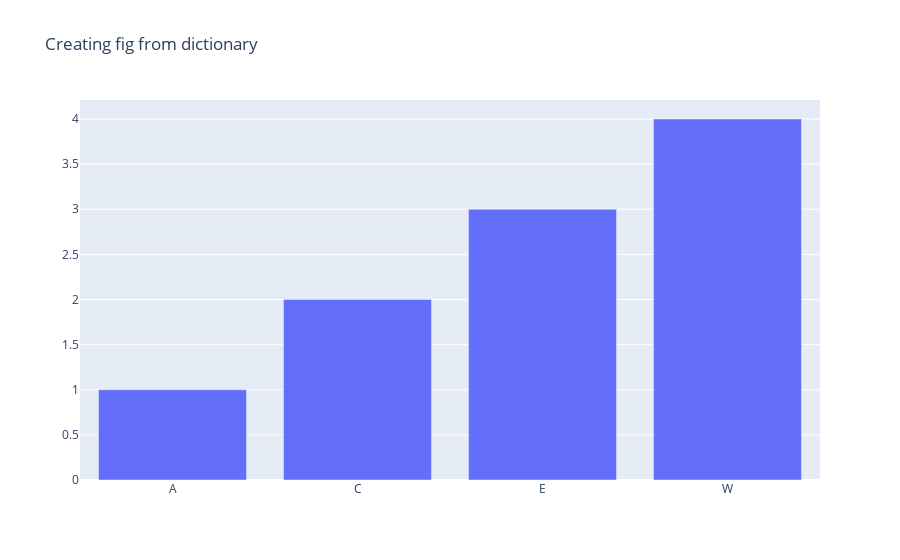

Notebook code for this chart:
### Markdown cell above
A plotly figure can be represented as a plotly figure object, represented as a tree , which has three parent node -data,
layout and frames. Data has all info related to data to be plotted. Layout for customizing the plot and frames for animated 
plots

### Code cell
fig = {'data': [ {'type':'bar' ,   # Data consists of list of dictionaries, each of the dict is called as TRACE 
                 'y':[1,2,3,4] ,
                 'x':['A', 'C', 'E', 'W']  } ] ,
       
       'layout':{'title': 'Creating fig from dictionary'}       
    
    }
pio.show(fig)

### Figure 1 — Plotly figure (JSON) as saved in the notebook; plotly's stock layout.template omitted (floating-point values rounded to 4 significant figures)
{"data": [{"type": "bar", "x": ["A", "C", "E", "W"], "y": [1, 2, 3, 4]}], "layout": {"title": {"text": "Creating fig from dictionary"}}}
